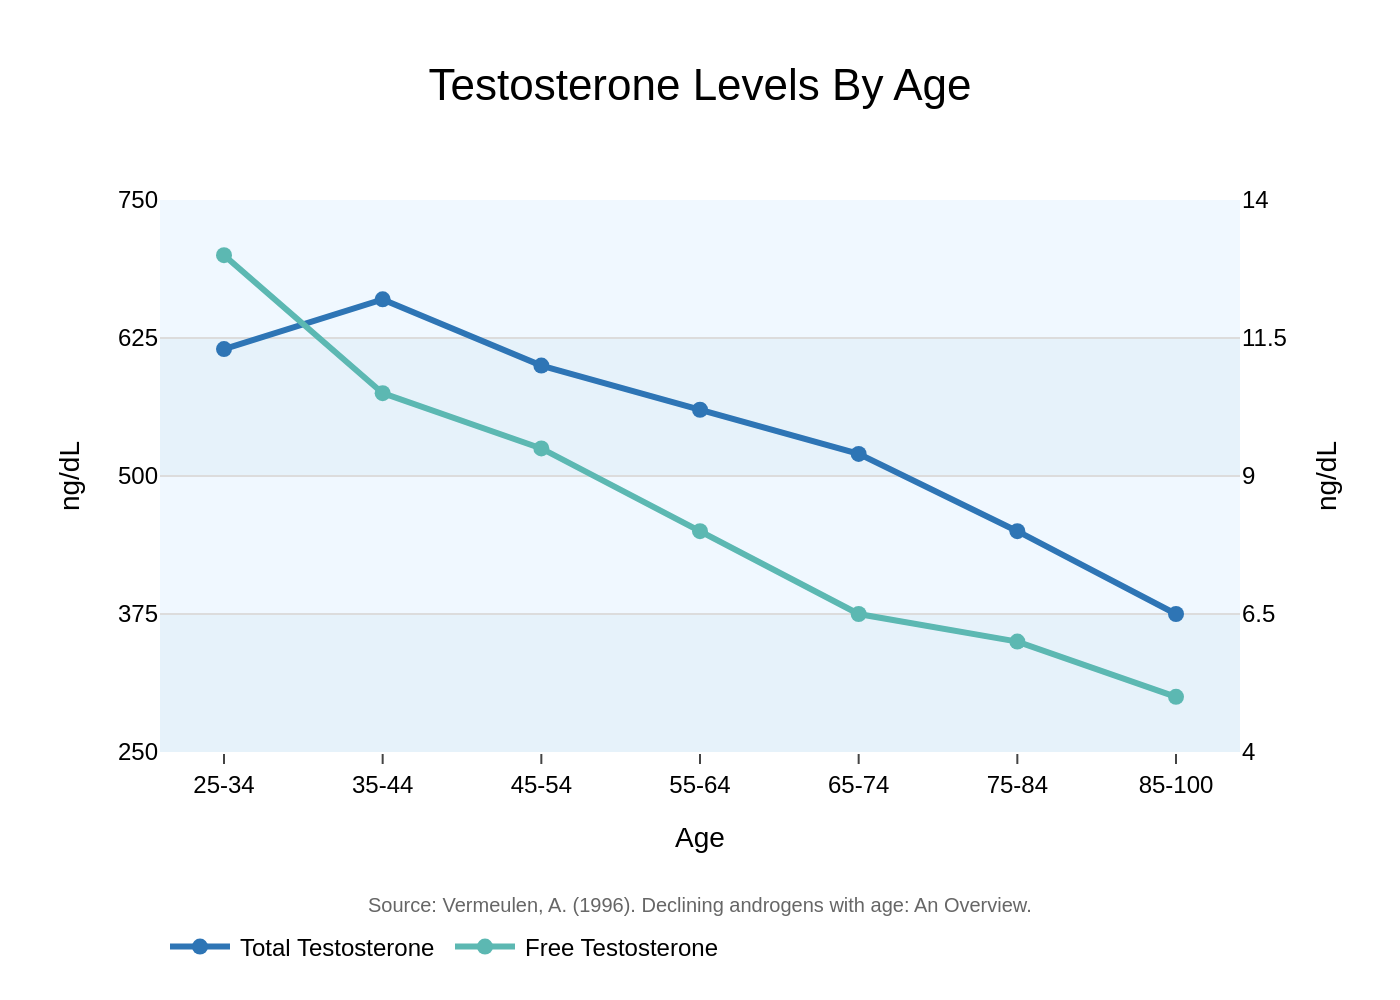

Generate this figure with Python:
import sys
import json
import pathlib
import plotly.graph_objects as go

# --- 1. Load Data from JSON ---
# The script requires the path to the JSON file as a command-line argument.
if len(sys.argv) != 2:
    print(f"Usage: python {sys.argv[0]} <json_file_path>")
    sys.exit(1)

json_path = sys.argv[1]
try:
    with open(json_path, 'r', encoding='utf-8') as f:
        config = json.load(f)
except (FileNotFoundError, json.JSONDecodeError) as e:
    print(f"Error reading or parsing JSON file: {e}")
    sys.exit(1)

# Extract data, texts, and colors from the loaded JSON
chart_data = config.get('chart_data', [])
texts = config.get('texts', {})
series_colors = config.get('colors', [])

# Prepare data for plotting
categories = [d['category'] for d in chart_data]
series_1_values = [d['series_1_value'] for d in chart_data]
series_2_values = [d['series_2_value'] for d in chart_data]

# --- 2. Define Chart Styling ---
# These stylistic choices are based on the visual analysis of the source image.
# They are kept separate from the JSON data, which holds the core chart content.
font_family = "Arial"
plot_bg_color = "#F0F8FF"
band_color = "#E6F2FA"
paper_bg_color = "#FFFFFF"
text_color = "#000000"
grid_color = "#DCDCDC"

# --- 3. Create Figure and Traces ---
fig = go.Figure()

# Add Trace 1: Total Testosterone (linked to yaxis1)
fig.add_trace(go.Scatter(
    x=categories,
    y=series_1_values,
    name=texts.get('series_1_label'),
    mode='lines+markers',
    line=dict(color=series_colors[0], width=3),
    marker=dict(color=series_colors[0], size=8),
    yaxis='y1'
))

# Add Trace 2: Free Testosterone (linked to yaxis2)
fig.add_trace(go.Scatter(
    x=categories,
    y=series_2_values,
    name=texts.get('series_2_label'),
    mode='lines+markers',
    line=dict(color=series_colors[1], width=3),
    marker=dict(color=series_colors[1], size=8),
    yaxis='y2'
))

# --- 4. Configure Layout ---
fig.update_layout(
    # Title
    title=dict(
        text=texts.get('title'),
        x=0.5,
        xanchor='center',
        font=dict(size=22, color=text_color)
    ),
    # General styling
    font=dict(family=font_family, color=text_color),
    plot_bgcolor=plot_bg_color,
    paper_bgcolor=paper_bg_color,
    # Axes configuration
    xaxis=dict(
        title=texts.get('x_axis_title'),
        showgrid=False,
        zeroline=False,
        ticks='outside',
        tickfont=dict(size=12)
    ),
    yaxis=dict(
        title=texts.get('y_axis_1_title'),
        side='left',
        range=[250, 750],
        tickvals=[250, 375, 500, 625, 750],
        showgrid=True,
        gridcolor=grid_color,
        zeroline=False,
        tickfont=dict(size=12)
    ),
    yaxis2=dict(
        title=texts.get('y_axis_2_title'),
        overlaying='y',
        side='right',
        range=[4, 14],
        tickvals=[4, 6.5, 9, 11.5, 14],
        showgrid=False,
        zeroline=False,
        tickfont=dict(size=12)
    ),
    # Legend
    legend=dict(
        orientation="h",
        yanchor="bottom",
        y=1.02,
        xanchor="left",
        x=0.01,
        bgcolor='rgba(0,0,0,0)' # Transparent background
    ),
    # Background bands using shapes
    shapes=[
        dict(
            type="rect", xref="paper", yref="y1",
            x0=0, y0=500, x1=1, y1=625,
            fillcolor=band_color, layer="below", line_width=0
        ),
        dict(
            type="rect", xref="paper", yref="y1",
            x0=0, y0=250, x1=1, y1=375,
            fillcolor=band_color, layer="below", line_width=0
        )
    ],
    # Margins to prevent clipping
    margin=dict(l=80, r=80, t=100, b=120),
    # Source text annotation
    annotations=[
        dict(
            text=texts.get('source'),
            showarrow=False,
            xref='paper',
            yref='paper',
            x=0.5,
            y=-0.25,
            xanchor='center',
            yanchor='top',
            font=dict(size=10, color='#666666')
        )
    ]
)
# Move legend from above plot to below x-axis as in the original image
fig.update_layout(
    legend=dict(
        orientation="h", yanchor="top", y=-0.3, xanchor="left", x=0
    )
)

# --- 5. Save Output ---
filename_base = pathlib.Path(json_path).stem
output_filename = f"{filename_base}.png"
fig.write_image(output_filename, scale=2)

print(f"Chart saved to {output_filename}")
